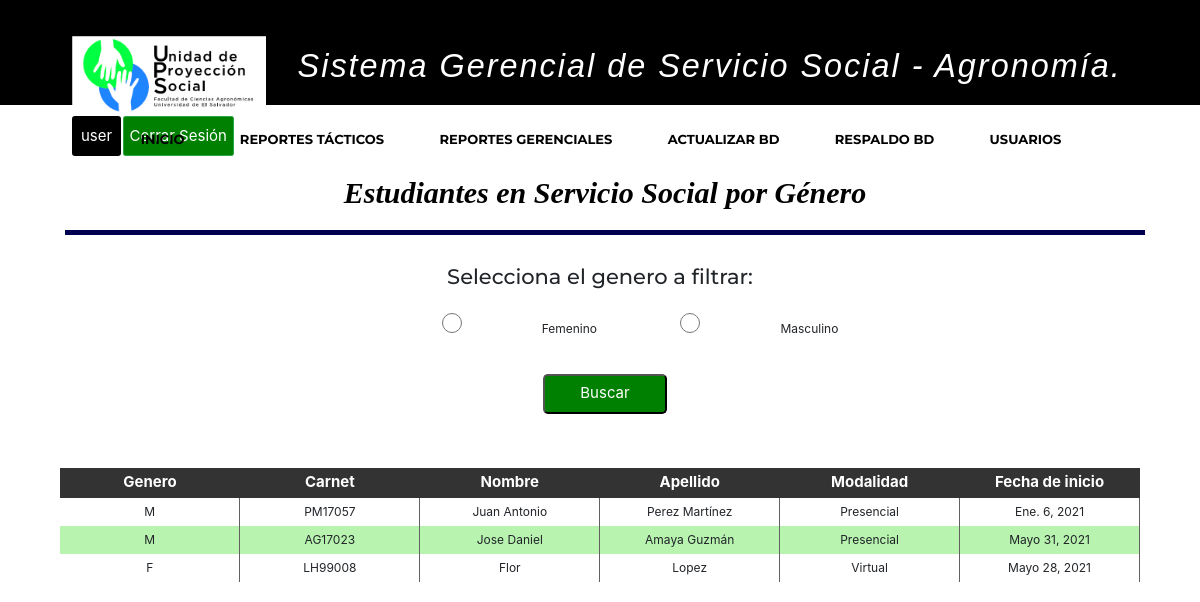
Page /sistemaGerencialAgro/listarSolicitudes/ (signed in) on the earlier database version.
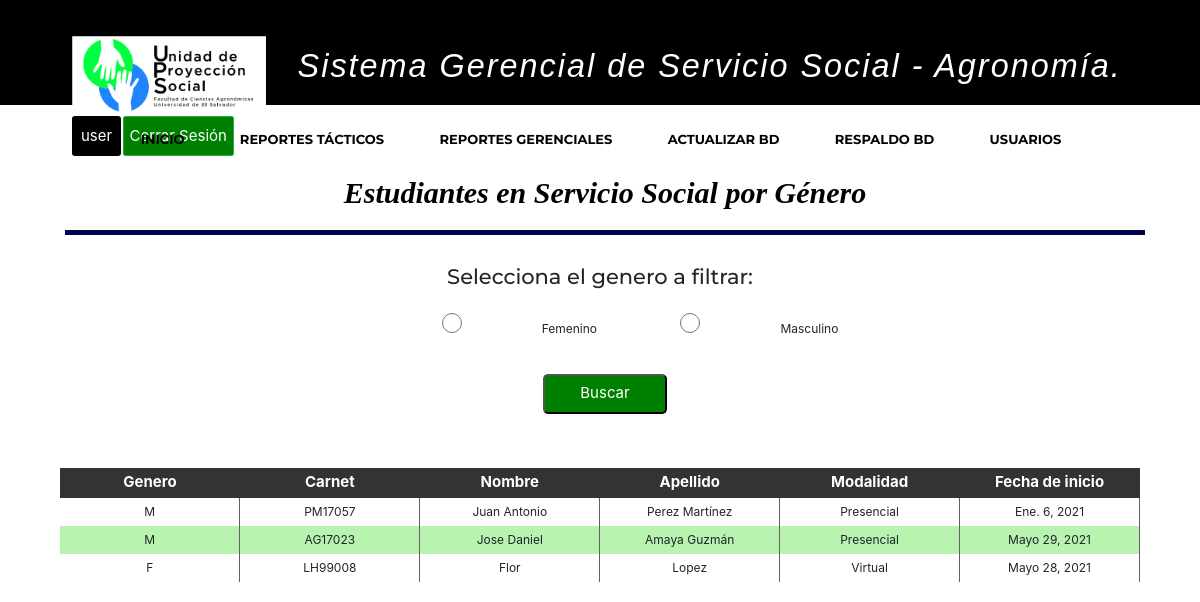
Same page on the later database version.
### apps/proyecto/models.py (models this page shows, shortened)
class Solicitud(models.Model):
    carnet_estudiante = models.OneToOneField(EstudioUniversitario, unique=True, primary_key=True, on_delete = models.CASCADE)
    codigo_entidad = models.CharField(max_length=10, null=False)
    horas_semana = models.IntegerField(null=False)
    dias_semana = models.IntegerField(null=False)
    modalidad = models.CharField(max_length=30, null=False)
    fecha_inicio = models.DateField(null=False)
    fecha_fin = models.DateField(null=True)

class EstudioUniversitario(models.Model):
    carnet_estudiante = models.OneToOneField(Estudiante, primary_key=True, unique=True, on_delete = models.CASCADE)
    codigo_carrera = models.ForeignKey(Carrera, on_delete = models.CASCADE)
    codigo_ciclo = models.IntegerField(null=False)
    porc_carrerar_aprob = models.IntegerField(null=False)
    unidades_valorativas = models.IntegerField(null=False)
    experiencia_areas_conoc = models.CharField(max_length=200, null=False)
    def __str__(self):
        return self.carnet_estudiante.__str__()

class Estudiante(models.Model):
    carnet_estudiante = models.CharField(primary_key=True, max_length=7, null=False)
    nombre_estudiante = models.CharField(max_length=50, null=False)
    apellido_estudiante = models.CharField(max_length=50, null=False)
    sexo_estudiante = models.CharField(max_length=1, null=False)
    telefono_estudiante = models.IntegerField(null=False)
    correo_estudiante = models.CharField(max_length=100, null=False)
    direccion_estudiante = models.CharField(max_length=250, null=False)
    def __str__(self):
        return self.carnet_estudiante

### apps/proyecto/views.py (the view)
# urls.py: path('sistemaGerencialAgro/listarSolicitudes/', login_required(listarSolicitudes), name="listar_solicitudes"),
def listarSolicitudes(request):
    estudiantes = Solicitud.objects.all()
    return render(
        request,
        'proyecto/EstudiantesPorGenero.html',
        {'estudiantes':estudiantes}
    )

### templates/proyecto/EstudiantesPorGenero.html (shortened to what this page needs)
{% extends 'base/base.html' %}
{% block content %}
  <header>
    <div class="container">
        <h2 align="center" class="form-titulo" style ="margin-left: 5px;">Estudiantes en Servicio Social por G&eacute;nero</h2>
    </div>
  </header>
<div class="container">
    <div align="center" class="busqueda">
        <form method="POST" action="{% url 'sistemaGerencialAgro:buscar_genero' %}">
            <h3>Selecciona el genero a filtrar: </h3> </br>
            <input type="radio" name="sexo"  id = "sexo" value="F" required>Femenino
            <input type="radio" name="sexo"  id = "sexo" value="M" required>Masculino
            <input class="btn-buscar btn-busqueda" type = "submit" value = "Buscar" id = "generoBuscar"></br></br>
        </form>
    </div>
    <div>
        <table>
            <thead>
        	   <tr>
            	    <th>Genero</th>
                    <th>Carnet</th>
            		<th>Nombre</th>
                    <th>Apellido</th>
            	    <th>Modalidad</th>
                    <th>Fecha de inicio</th>
        		</tr>
            </thead>
            {% if estudiantes %}
            {% for estudiante in estudiantes %}
        		<tr class="etiqueta-tr">
            		<td class="th-borde width-th-xx" style = "text-align:center;">{{ estudiante.carnet_estudiante.carnet_estudiante.sexo_estudiante }}</td>
                    <td class="th-borde width-th-xx" style = "text-align:center;">{{ estudiante.carnet_estudiante }}</td>
            		<td class="th-borde width-th-xx" style = "text-align:center;">{{ estudiante.carnet_estudiante.carnet_estudiante.nombre_estudiante}}</td>
                    <td class="th-borde width-th-xx" style = "text-align:center;">{{ estudiante.carnet_estudiante.carnet_estudiante.apellido_estudiante }}</td>
                    <td class="th-borde width-th-xx" style = "text-align:center;">{{ estudiante.modalidad }}</td>
                     <td class="th-borde width-th-xx" style = "text-align:center;">{{ estudiante.fecha_inicio }}</td>
        		</tr>
            {% endfor %}
            {% endif %}
    	</table>
    </div>
</div>
{% endblock %}

Differences in the rows shown:
changed Solicitud "AG17023": fecha_inicio "Mayo 31, 2021" → "Mayo 29, 2021"
